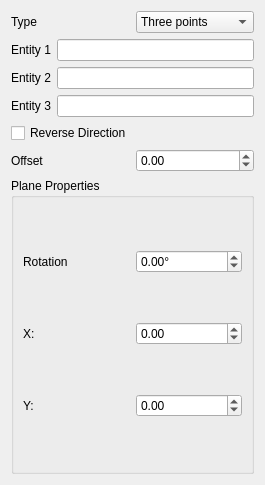
<?xml version="1.0" encoding="UTF-8"?>
<ui version="4.0">
 <class>PartDesignGui::TaskSketchPlaneParameters</class>
 <widget class="QWidget" name="PartDesignGui::TaskSketchPlaneParameters">
  <property name="geometry">
   <rect>
    <x>0</x>
    <y>0</y>
    <width>265</width>
    <height>485</height>
   </rect>
  </property>
  <property name="windowTitle">
   <string>Form</string>
  </property>
  <layout class="QVBoxLayout" name="verticalLayout">
   <property name="sizeConstraint">
    <enum>QLayout::SetDefaultConstraint</enum>
   </property>
   <item>
    <layout class="QHBoxLayout" name="horizontalLayout">
     <item>
      <widget class="QLabel" name="textLabel1">
       <property name="text">
        <string>Type</string>
       </property>
      </widget>
     </item>
     <item>
      <widget class="QComboBox" name="changeMode">
       <item>
        <property name="text">
         <string>Three points</string>
        </property>
       </item>
       <item>
        <property name="text">
         <string>Face</string>
        </property>
       </item>
      </widget>
     </item>
    </layout>
   </item>
   <item>
    <layout class="QVBoxLayout" name="entityGroup">
     <item>
      <layout class="QHBoxLayout" name="group1">
       <item>
        <widget class="QLabel" name="entityLabel1">
         <property name="text">
          <string>Entity 1</string>
         </property>
        </widget>
       </item>
       <item>
        <widget class="SelectionLineEdit" name="entity1">
         <property name="frame">
          <bool>true</bool>
         </property>
         <property name="readOnly">
          <bool>true</bool>
         </property>
        </widget>
       </item>
      </layout>
     </item>
     <item>
      <layout class="QHBoxLayout" name="group2">
       <item>
        <widget class="QLabel" name="entityLabel2">
         <property name="text">
          <string>Entity 2</string>
         </property>
        </widget>
       </item>
       <item>
        <widget class="SelectionLineEdit" name="entity2">
         <property name="readOnly">
          <bool>true</bool>
         </property>
        </widget>
       </item>
      </layout>
     </item>
     <item>
      <layout class="QHBoxLayout" name="group3">
       <item>
        <widget class="QLabel" name="entityLabel3">
         <property name="text">
          <string>Entity 3</string>
         </property>
        </widget>
       </item>
       <item>
        <widget class="SelectionLineEdit" name="entity3">
         <property name="readOnly">
          <bool>true</bool>
         </property>
        </widget>
       </item>
      </layout>
     </item>
    </layout>
   </item>
   <item>
    <layout class="QHBoxLayout" name="horizontalLayout_2">
     <property name="sizeConstraint">
      <enum>QLayout::SetDefaultConstraint</enum>
     </property>
     <item>
      <widget class="QCheckBox" name="checkBoxReversed">
       <property name="enabled">
        <bool>true</bool>
       </property>
       <property name="text">
        <string>Reverse Direction</string>
       </property>
      </widget>
     </item>
    </layout>
   </item>
   <item>
    <layout class="QHBoxLayout" name="offsetGroup">
     <item>
      <widget class="QLabel" name="labelOffsetZ">
       <property name="text">
        <string>Offset</string>
       </property>
      </widget>
     </item>
     <item>
      <widget class="QDoubleSpinBox" name="doubleSpinBoxOffsetZ">
       <property name="minimum">
        <double>-999999999.000000000000000</double>
       </property>
       <property name="maximum">
        <double>999999999.000000000000000</double>
       </property>
       <property name="singleStep">
        <double>5.000000000000000</double>
       </property>
       <property name="value">
        <double>0.000000000000000</double>
       </property>
      </widget>
     </item>
    </layout>
   </item>
   <item>
    <layout class="QHBoxLayout" name="horizontalLayout_3">
     <item>
      <widget class="QGroupBox" name="groupBox">
       <property name="sizePolicy">
        <sizepolicy hsizetype="Preferred" vsizetype="Preferred">
         <horstretch>0</horstretch>
         <verstretch>0</verstretch>
        </sizepolicy>
       </property>
       <property name="minimumSize">
        <size>
         <width>100</width>
         <height>100</height>
        </size>
       </property>
       <property name="title">
        <string>Plane Properties</string>
       </property>
       <property name="flat">
        <bool>false</bool>
       </property>
       <layout class="QHBoxLayout" name="horizontalLayout_7">
        <item>
         <layout class="QVBoxLayout" name="verticalLayout_2">
          <property name="sizeConstraint">
           <enum>QLayout::SetDefaultConstraint</enum>
          </property>
          <property name="leftMargin">
           <number>0</number>
          </property>
          <item>
           <layout class="QHBoxLayout" name="horizontalLayout_6">
            <item>
             <widget class="QLabel" name="labelOffsetRotation">
              <property name="text">
               <string>Rotation</string>
              </property>
             </widget>
            </item>
            <item>
             <widget class="QDoubleSpinBox" name="doubleSpinBoxRotation">
              <property name="suffix">
               <string>‌°</string>
              </property>
              <property name="minimum">
               <double>-180.000000000000000</double>
              </property>
              <property name="maximum">
               <double>180.000000000000000</double>
              </property>
             </widget>
            </item>
           </layout>
          </item>
          <item>
           <layout class="QHBoxLayout" name="horizontalLayout_4">
            <item>
             <widget class="QLabel" name="labelOffsetX">
              <property name="text">
               <string>X:</string>
              </property>
             </widget>
            </item>
            <item>
             <widget class="QDoubleSpinBox" name="doubleSpinBoxOffsetX">
              <property name="minimum">
               <double>-1000000000.000000000000000</double>
              </property>
              <property name="maximum">
               <double>1000000000.000000000000000</double>
              </property>
              <property name="value">
               <double>0.000000000000000</double>
              </property>
             </widget>
            </item>
           </layout>
          </item>
          <item>
           <layout class="QHBoxLayout" name="horizontalLayout_5">
            <item>
             <widget class="QLabel" name="labelOffsetY">
              <property name="text">
               <string>Y:</string>
              </property>
             </widget>
            </item>
            <item>
             <widget class="QDoubleSpinBox" name="doubleSpinBoxOffsetY">
              <property name="minimum">
               <double>-1000000000.000000000000000</double>
              </property>
              <property name="maximum">
               <double>1000000000.000000000000000</double>
              </property>
             </widget>
            </item>
           </layout>
          </item>
         </layout>
        </item>
       </layout>
      </widget>
     </item>
    </layout>
   </item>
  </layout>
 </widget>
 <customwidgets>
  <customwidget>
   <class>SelectionLineEdit</class>
   <extends>QLineEdit</extends>
   <header>Mod/PartDesign/Gui/SelectionLineEdit.h</header>
  </customwidget>
 </customwidgets>
 <resources/>
 <connections/>
</ui>
